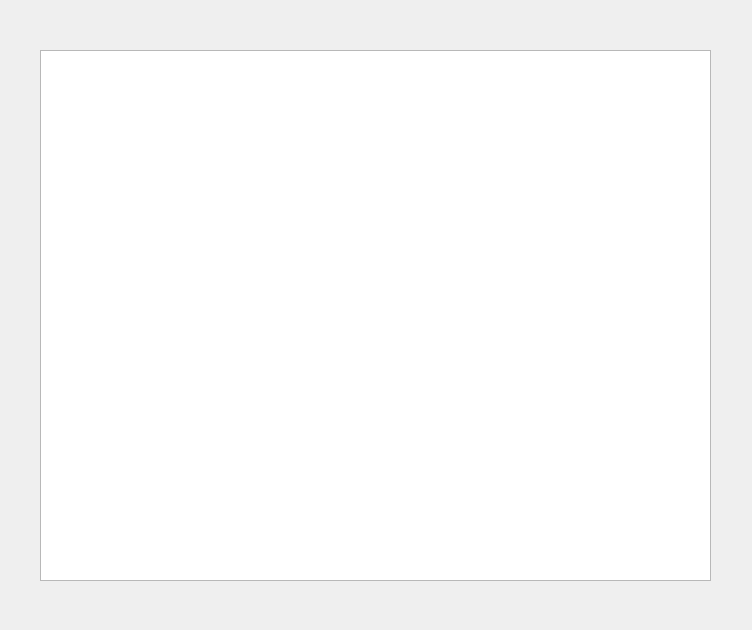
<?xml version="1.0" encoding="UTF-8"?>
<ui version="4.0">
 <class>DialogInfo</class>
 <widget class="QDialog" name="DialogInfo">
  <property name="geometry">
   <rect>
    <x>0</x>
    <y>0</y>
    <width>752</width>
    <height>630</height>
   </rect>
  </property>
  <property name="windowTitle">
   <string>Dialog</string>
  </property>
  <widget class="QTextEdit" name="textEdit">
   <property name="geometry">
    <rect>
     <x>40</x>
     <y>50</y>
     <width>671</width>
     <height>531</height>
    </rect>
   </property>
   <property name="font">
    <font>
     <pointsize>12</pointsize>
    </font>
   </property>
  </widget>
 </widget>
 <resources/>
 <connections/>
</ui>
